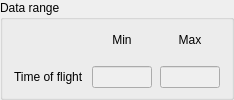
          <widget class="QGroupBox" name="groupBox_3">
           <property name="title">
            <string>Data range</string>
           </property>
           <layout class="QGridLayout" name="gridLayout_3">
            <property name="topMargin">
             <number>0</number>
            </property>
            <property name="bottomMargin">
             <number>9</number>
            </property>
            <property name="horizontalSpacing">
             <number>8</number>
            </property>
            <property name="verticalSpacing">
             <number>6</number>
            </property>
            <item row="1" column="0">
             <widget class="QLabel" name="label_5">
              <property name="text">
               <string>Time of flight</string>
              </property>
             </widget>
            </item>
            <item row="1" column="1">
             <widget class="QLineEdit" name="tof_min">
              <property name="enabled">
               <bool>false</bool>
              </property>
              <property name="sizePolicy">
               <sizepolicy hsizetype="Expanding" vsizetype="Maximum">
                <horstretch>0</horstretch>
                <verstretch>0</verstretch>
               </sizepolicy>
              </property>
              <property name="maximumSize">
               <size>
                <width>60</width>
                <height>16777215</height>
               </size>
              </property>
              <property name="text">
               <string/>
              </property>
             </widget>
            </item>
            <item row="1" column="2">
             <widget class="QLineEdit" name="tof_max">
              <property name="enabled">
               <bool>false</bool>
              </property>
              <property name="sizePolicy">
               <sizepolicy hsizetype="Expanding" vsizetype="Maximum">
                <horstretch>0</horstretch>
                <verstretch>0</verstretch>
               </sizepolicy>
              </property>
              <property name="maximumSize">
               <size>
                <width>60</width>
                <height>16777215</height>
               </size>
              </property>
             </widget>
            </item>
            <item row="0" column="1">
             <widget class="QLabel" name="label_22">
              <property name="text">
               <string>Min</string>
              </property>
              <property name="alignment">
               <set>Qt::AlignCenter</set>
              </property>
             </widget>
            </item>
            <item row="0" column="2">
             <widget class="QLabel" name="label_24">
              <property name="text">
               <string>Max</string>
              </property>
              <property name="alignment">
               <set>Qt::AlignCenter</set>
              </property>
             </widget>
            </item>
           </layout>
          </widget>
